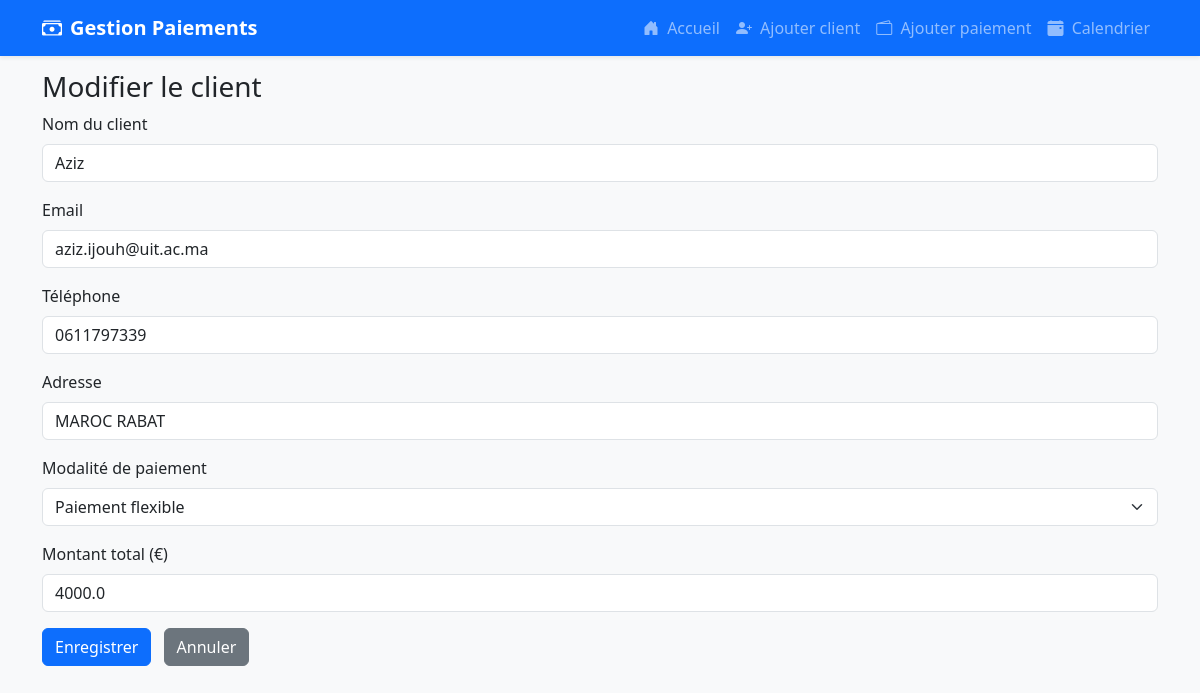
The app's page /modifier-client/3 with its own data.
### app.py (models this page shows)
class Client(db.Model):
    id = db.Column(db.Integer, primary_key=True)
    nom = db.Column(db.String(100), nullable=False)
    email = db.Column(db.String(100), unique=True, nullable=False)
    telephone = db.Column(db.String(20))
    adresse = db.Column(db.String(200))
    modalite_paiement = db.Column(db.String(20), nullable=False)
    montant_total = db.Column(db.Float, nullable=False)
    paiements = db.relationship('Paiement', backref='client', lazy=True, cascade="all, delete-orphan")

### app.py (the view, shortened to what this page needs)
@app.route('/modifier-client/<int:id>', methods=['GET', 'POST'])
def modifier_client(id):
    client = Client.query.get_or_404(id)
    return render_template('edit_client.html', client=client)

### templates/edit_client.html (shortened to what this page needs)
{% extends 'layout.html' %}
{% block content %}
<h3>Modifier le client</h3>
<form method="POST" action="{{ url_for('modifier_client', id=client.id) }}">
    <div class="mb-3">
        <label for="nom" class="form-label">Nom du client</label>
        <input type="text" name="nom" id="nom" class="form-control" value="{{ client.nom }}" required />
    </div>
    <div class="mb-3">
        <label for="email" class="form-label">Email</label>
        <input type="email" name="email" id="email" class="form-control" value="{{ client.email }}" required />
    </div>
    <div class="mb-3">
        <label for="telephone" class="form-label">Téléphone</label>
        <input type="text" name="telephone" id="telephone" class="form-control" value="{{ client.telephone }}" />
    </div>
    <div class="mb-3">
        <label for="adresse" class="form-label">Adresse</label>
        <input type="text" name="adresse" id="adresse" class="form-control" value="{{ client.adresse }}" />
    </div>
    <div class="mb-3">
        <label for="modalite_paiement" class="form-label">Modalité de paiement</label>
        <select name="modalite_paiement" id="modalite_paiement" class="form-select" required>
            <option value="flexible" {% if client.modalite_paiement == 'flexible' %}selected{% endif %}>Paiement flexible</option>
        </select>
    </div>
    <div class="mb-3">
        <label for="montant_total" class="form-label">Montant total (€)</label>
        <input type="number" step="0.01" name="montant_total" id="montant_total" class="form-control" value="{{ client.montant_total }}" required />
    </div>
    <button type="submit" class="btn btn-primary">Enregistrer</button>
    <a href="{{ url_for('dashboard') }}" class="btn btn-secondary ms-2">Annuler</a>
</form>
{% endblock %}

### templates/layout.html (style rules this page uses)
body { padding-top: 70px; background-color: #f8f9fa; }

### records on screen
Client: nom "Aziz", email "aziz.ijouh@uit.ac.ma", telephone "0611797339", adresse "MAROC RABAT", modalite_paiement "Paiement flexible", montant_total "4000.0"
